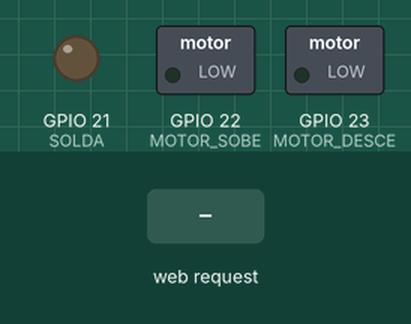
Bench run of a sketch on a simulated ESP32. Parts: switched loads named in the sketch (green lamp = pin HIGH), output pins drawn as LEDs (lit = HIGH). The test bench sets the inputs (shaded band). WiFi joins after 1.5 s; servers stay silent unless stated; what the sketch prints to the serial monitor is not drawn.

Above: at 2.7 s.
2.8 s: HTTP request GET /ascensor?cmd=levantar received
At 3.3 s:
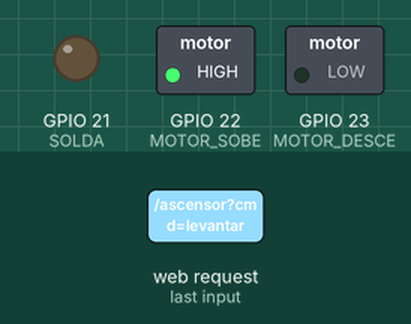
4.3 s: HTTP request GET /ascensor?cmd=descer received
At 5.5 s:
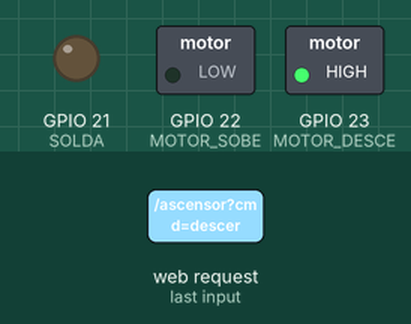
5.8 s: HTTP request GET /ascensor?cmd=parar received
At 7.0 s:
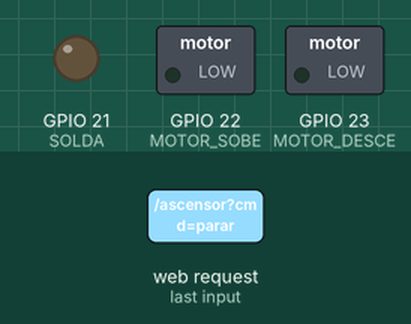
Timing chart, 0 to 8.8 s (numbered marks = the images above; inputs shaded):
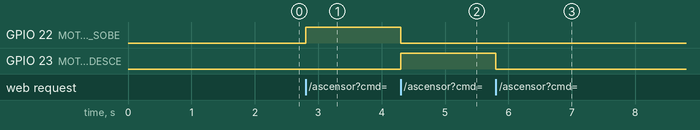

The sketch:

esp32webserver.ino
```cpp
#include <WiFi.h>
#include <ESPAsyncWebServer.h>

const char* ssid = "";
const char* password = "";

const int SOLDA = 21;

const int MOTOR_SOBE = 22;
const int MOTOR_DESCE = 23;

const int FERRAMENTA_1 = 18;
const int FERRAMENTA_2 = 19;
const int FERRAMENTA_3 = 36;
const int FERRAMENTA_4 = 37;

// Abrindo o servidor na porta 8000
AsyncWebServer server(80);

bool toolStateToggle = true;

void setup() {
  Serial.begin(115200);

  pinMode(SOLDA, OUTPUT);

  pinMode(MOTOR_SOBE, OUTPUT);
  pinMode(MOTOR_DESCE, OUTPUT);

  pinMode(FERRAMENTA_1, INPUT_PULLDOWN);
  pinMode(FERRAMENTA_2, INPUT_PULLDOWN);
  pinMode(FERRAMENTA_3, INPUT);
  pinMode(FERRAMENTA_4, INPUT);

  WiFi.begin(ssid, password);
  Serial.print("Conectando ao WiFi...");
  while (WiFi.status() != WL_CONNECTED) {
    delay(500);
    Serial.print(".");
  }
  Serial.println("\nWiFi Conectado!");
  Serial.print("IP do ESP32: ");
  Serial.println(WiFi.localIP());

  // Rotas do servidor
  // Rota comando ascensor
  server.on("/ascensor", HTTP_GET, [](AsyncWebServerRequest *request) {
    if (request->hasParam("cmd")) {
      String cmd = request->getParam("cmd")->value();

      if (cmd == "levantar") {
        Serial.println("Comando: Levantar");
        digitalWrite(MOTOR_SOBE, HIGH);
        digitalWrite(MOTOR_DESCE, LOW);

      } else if (cmd == "descer") {
        Serial.println("Comando: Descer");
        digitalWrite(MOTOR_SOBE, LOW);
        digitalWrite(MOTOR_DESCE, HIGH);

      } else if (cmd == "parar") {
        Serial.println("Comando: Parar");
        digitalWrite(MOTOR_SOBE, LOW);
        digitalWrite(MOTOR_DESCE, LOW);

      } else {
        request->send(400, "text/plain", "Comando invalido");
        return;
      }

      // Resposta de sucesso para o Flask
      request->send(200, "text/plain", "Comando recebido e processado: " + cmd);
    } else {
      request->send(400, "text/plain", "Parametro 'cmd' faltando");
    }
  });

  // Rota ferramentas
  server.on("/status", HTTP_GET, [](AsyncWebServerRequest *request) {
    // Leitura dos pinos de sensores
    bool status_ferramenta_1 = (digitalRead(FERRAMENTA_1) == HIGH);
    bool status_ferramenta_2 = (digitalRead(FERRAMENTA_2) == HIGH);
    bool status_ferramenta_3 = (digitalRead(FERRAMENTA_3) == HIGH);
    bool status_ferramenta_4 = (digitalRead(FERRAMENTA_4) == HIGH);

    toolStateToggle = !toolStateToggle;

    String jsonResponse = "{\"tool-1\": " + String(status_ferramenta_1 ? "true" : "false") + ",";
    jsonResponse += "\"tool-2\": " + String(status_ferramenta_2 ? "true" : "false") + ",";
    jsonResponse += "\"tool-3\": " + String(status_ferramenta_3 ? "true" : "false") + ",";
    jsonResponse += "\"tool-4\": " + String(status_ferramenta_4 ? "true" : "false") + "}";

    request->send(200, "application/json", jsonResponse);
  });

  // Rota solda
  server.on("/solda_toggle", HTTP_GET, [](AsyncWebServerRequest *request) {
    if (request->hasParam("state")) {
      String state = request->getParam("state")->value();

      if (state == "ON") {
        Serial.println("Bancada de Solda: LIGADA");
        digitalWrite(SOLDA, HIGH);

      } else if (state == "OFF") {
        Serial.println("Bancada de Solda: DESLIGADA");
        digitalWrite(SOLDA, LOW);

      } else {
        request->send(400, "text/plain", "Comando de estado invalido (use ON ou OFF)");
        return;
      }

      request->send(200, "text/plain", "Solda status set to " + state);
    } else {
      request->send(400, "text/plain", "Parametro 'state' faltando");
    }
  });

  // Rota redirecionamento
  server.onNotFound([](AsyncWebServerRequest *request){
    request->send(404, "text/plain", "Nao encontrado");
  });

  server.begin();
  Serial.println("Servidor HTTP Async iniciado.");
}

void loop() {
  delay(10);
}
```

Measured:
- after the input at 2.8 s, GPIO 22 (MOTOR_SOBE): LOW → HIGH at once
- after the input at 4.3 s, GPIO 22 (MOTOR_SOBE): HIGH → LOW at once; GPIO 23 (MOTOR_DESCE): LOW → HIGH at once
- after the input at 5.8 s, GPIO 23 (MOTOR_DESCE): HIGH → LOW at once
